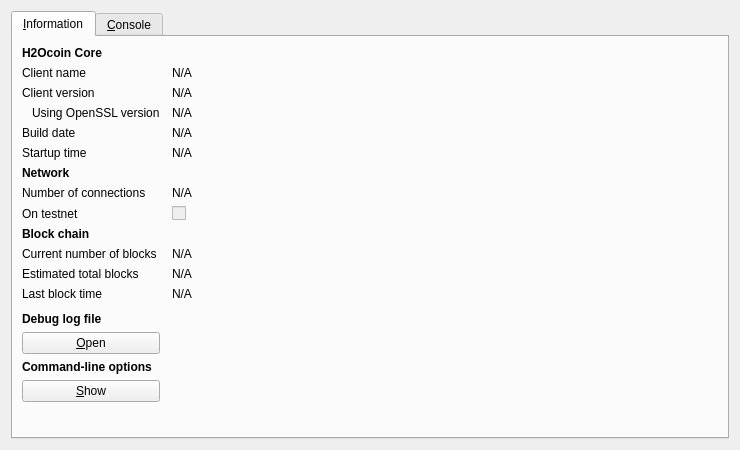
<?xml version="1.0" encoding="UTF-8"?>
<ui version="4.0">
 <class>RPCConsole</class>
 <widget class="QDialog" name="RPCConsole">
  <property name="geometry">
   <rect>
    <x>0</x>
    <y>0</y>
    <width>740</width>
    <height>450</height>
   </rect>
  </property>
  <property name="windowTitle">
   <string>H2Ocoin - Debug window</string>
  </property>
  <layout class="QVBoxLayout" name="verticalLayout_2">
   <item>
    <widget class="QTabWidget" name="tabWidget">
     <property name="currentIndex">
      <number>0</number>
     </property>
     <widget class="QWidget" name="tab_info">
      <attribute name="title">
       <string>&amp;Information</string>
      </attribute>
      <layout class="QGridLayout" name="gridLayout" columnstretch="0,1">
       <property name="horizontalSpacing">
        <number>12</number>
       </property>
       <item row="0" column="0">
        <widget class="QLabel" name="label_9">
         <property name="font">
          <font>
           <weight>75</weight>
           <bold>true</bold>
          </font>
         </property>
         <property name="text">
          <string>H2Ocoin Core</string>
         </property>
        </widget>
       </item>
       <item row="1" column="0">
        <widget class="QLabel" name="label_5">
         <property name="text">
          <string>Client name</string>
         </property>
        </widget>
       </item>
       <item row="1" column="1">
        <widget class="QLabel" name="clientName">
         <property name="cursor">
          <cursorShape>IBeamCursor</cursorShape>
         </property>
         <property name="text">
          <string>N/A</string>
         </property>
         <property name="textFormat">
          <enum>Qt::PlainText</enum>
         </property>
         <property name="textInteractionFlags">
          <set>Qt::LinksAccessibleByMouse|Qt::TextSelectableByKeyboard|Qt::TextSelectableByMouse</set>
         </property>
        </widget>
       </item>
       <item row="2" column="0">
        <widget class="QLabel" name="label_6">
         <property name="text">
          <string>Client version</string>
         </property>
        </widget>
       </item>
       <item row="2" column="1">
        <widget class="QLabel" name="clientVersion">
         <property name="cursor">
          <cursorShape>IBeamCursor</cursorShape>
         </property>
         <property name="text">
          <string>N/A</string>
         </property>
         <property name="textFormat">
          <enum>Qt::PlainText</enum>
         </property>
         <property name="textInteractionFlags">
          <set>Qt::LinksAccessibleByMouse|Qt::TextSelectableByKeyboard|Qt::TextSelectableByMouse</set>
         </property>
        </widget>
       </item>
       <item row="3" column="0">
        <widget class="QLabel" name="label_14">
         <property name="text">
          <string>Using OpenSSL version</string>
         </property>
         <property name="indent">
          <number>10</number>
         </property>
        </widget>
       </item>
       <item row="3" column="1">
        <widget class="QLabel" name="openSSLVersion">
         <property name="cursor">
          <cursorShape>IBeamCursor</cursorShape>
         </property>
         <property name="text">
          <string>N/A</string>
         </property>
         <property name="textFormat">
          <enum>Qt::PlainText</enum>
         </property>
         <property name="textInteractionFlags">
          <set>Qt::LinksAccessibleByMouse|Qt::TextSelectableByKeyboard|Qt::TextSelectableByMouse</set>
         </property>
        </widget>
       </item>
       <item row="4" column="0">
        <widget class="QLabel" name="label_12">
         <property name="text">
          <string>Build date</string>
         </property>
        </widget>
       </item>
       <item row="4" column="1">
        <widget class="QLabel" name="buildDate">
         <property name="cursor">
          <cursorShape>IBeamCursor</cursorShape>
         </property>
         <property name="text">
          <string>N/A</string>
         </property>
         <property name="textFormat">
          <enum>Qt::PlainText</enum>
         </property>
         <property name="textInteractionFlags">
          <set>Qt::LinksAccessibleByMouse|Qt::TextSelectableByKeyboard|Qt::TextSelectableByMouse</set>
         </property>
        </widget>
       </item>
       <item row="5" column="0">
        <widget class="QLabel" name="label_13">
         <property name="text">
          <string>Startup time</string>
         </property>
        </widget>
       </item>
       <item row="5" column="1">
        <widget class="QLabel" name="startupTime">
         <property name="cursor">
          <cursorShape>IBeamCursor</cursorShape>
         </property>
         <property name="text">
          <string>N/A</string>
         </property>
         <property name="textFormat">
          <enum>Qt::PlainText</enum>
         </property>
         <property name="textInteractionFlags">
          <set>Qt::LinksAccessibleByMouse|Qt::TextSelectableByKeyboard|Qt::TextSelectableByMouse</set>
         </property>
        </widget>
       </item>
       <item row="6" column="0">
        <widget class="QLabel" name="label_11">
         <property name="font">
          <font>
           <weight>75</weight>
           <bold>true</bold>
          </font>
         </property>
         <property name="text">
          <string>Network</string>
         </property>
        </widget>
       </item>
       <item row="7" column="0">
        <widget class="QLabel" name="label_7">
         <property name="text">
          <string>Number of connections</string>
         </property>
        </widget>
       </item>
       <item row="7" column="1">
        <widget class="QLabel" name="numberOfConnections">
         <property name="cursor">
          <cursorShape>IBeamCursor</cursorShape>
         </property>
         <property name="text">
          <string>N/A</string>
         </property>
         <property name="textFormat">
          <enum>Qt::PlainText</enum>
         </property>
         <property name="textInteractionFlags">
          <set>Qt::LinksAccessibleByMouse|Qt::TextSelectableByKeyboard|Qt::TextSelectableByMouse</set>
         </property>
        </widget>
       </item>
       <item row="8" column="0">
        <widget class="QLabel" name="label_8">
         <property name="text">
          <string>On testnet</string>
         </property>
        </widget>
       </item>
       <item row="8" column="1">
        <widget class="QCheckBox" name="isTestNet">
         <property name="enabled">
          <bool>false</bool>
         </property>
         <property name="text">
          <string/>
         </property>
        </widget>
       </item>
       <item row="9" column="0">
        <widget class="QLabel" name="label_10">
         <property name="font">
          <font>
           <weight>75</weight>
           <bold>true</bold>
          </font>
         </property>
         <property name="text">
          <string>Block chain</string>
         </property>
        </widget>
       </item>
       <item row="10" column="0">
        <widget class="QLabel" name="label_3">
         <property name="text">
          <string>Current number of blocks</string>
         </property>
        </widget>
       </item>
       <item row="10" column="1">
        <widget class="QLabel" name="numberOfBlocks">
         <property name="cursor">
          <cursorShape>IBeamCursor</cursorShape>
         </property>
         <property name="text">
          <string>N/A</string>
         </property>
         <property name="textFormat">
          <enum>Qt::PlainText</enum>
         </property>
         <property name="textInteractionFlags">
          <set>Qt::LinksAccessibleByMouse|Qt::TextSelectableByKeyboard|Qt::TextSelectableByMouse</set>
         </property>
        </widget>
       </item>
       <item row="11" column="0">
        <widget class="QLabel" name="label_4">
         <property name="text">
          <string>Estimated total blocks</string>
         </property>
        </widget>
       </item>
       <item row="11" column="1">
        <widget class="QLabel" name="totalBlocks">
         <property name="cursor">
          <cursorShape>IBeamCursor</cursorShape>
         </property>
         <property name="text">
          <string>N/A</string>
         </property>
         <property name="textFormat">
          <enum>Qt::PlainText</enum>
         </property>
         <property name="textInteractionFlags">
          <set>Qt::LinksAccessibleByMouse|Qt::TextSelectableByKeyboard|Qt::TextSelectableByMouse</set>
         </property>
        </widget>
       </item>
       <item row="12" column="0">
        <widget class="QLabel" name="label_2">
         <property name="text">
          <string>Last block time</string>
         </property>
        </widget>
       </item>
       <item row="12" column="1">
        <widget class="QLabel" name="lastBlockTime">
         <property name="cursor">
          <cursorShape>IBeamCursor</cursorShape>
         </property>
         <property name="text">
          <string>N/A</string>
         </property>
         <property name="textFormat">
          <enum>Qt::PlainText</enum>
         </property>
         <property name="textInteractionFlags">
          <set>Qt::LinksAccessibleByMouse|Qt::TextSelectableByKeyboard|Qt::TextSelectableByMouse</set>
         </property>
        </widget>
       </item>
       <item row="13" column="0">
        <spacer name="verticalSpacer_2">
         <property name="orientation">
          <enum>Qt::Vertical</enum>
         </property>
         <property name="sizeHint" stdset="0">
          <size>
           <width>20</width>
           <height>20</height>
          </size>
         </property>
        </spacer>
       </item>
       <item row="14" column="0">
        <widget class="QLabel" name="labelDebugLogfile">
         <property name="font">
          <font>
           <weight>75</weight>
           <bold>true</bold>
          </font>
         </property>
         <property name="text">
          <string>Debug log file</string>
         </property>
        </widget>
       </item>
       <item row="15" column="0">
        <widget class="QPushButton" name="openDebugLogfileButton">
         <property name="toolTip">
          <string>Open the H2Ocoin debug log file from the current data directory. This can take a few seconds for large log files.</string>
         </property>
         <property name="text">
          <string>&amp;Open</string>
         </property>
         <property name="autoDefault">
          <bool>false</bool>
         </property>
        </widget>
       </item>
       <item row="16" column="0">
        <widget class="QLabel" name="labelCLOptions">
         <property name="font">
          <font>
           <weight>75</weight>
           <bold>true</bold>
          </font>
         </property>
         <property name="text">
          <string>Command-line options</string>
         </property>
        </widget>
       </item>
       <item row="17" column="0">
        <widget class="QPushButton" name="showCLOptionsButton">
         <property name="toolTip">
          <string>Show the H2Ocoin-Qt help message to get a list with possible H2Ocoin command-line options.</string>
         </property>
         <property name="text">
          <string>&amp;Show</string>
         </property>
         <property name="autoDefault">
          <bool>false</bool>
         </property>
        </widget>
       </item>
       <item row="18" column="0">
        <spacer name="verticalSpacer">
         <property name="orientation">
          <enum>Qt::Vertical</enum>
         </property>
         <property name="sizeHint" stdset="0">
          <size>
           <width>20</width>
           <height>40</height>
          </size>
         </property>
        </spacer>
       </item>
      </layout>
     </widget>
     <widget class="QWidget" name="tab_console">
      <attribute name="title">
       <string>&amp;Console</string>
      </attribute>
      <layout class="QVBoxLayout" name="verticalLayout_3">
       <property name="spacing">
        <number>3</number>
       </property>
       <item>
        <widget class="QTextEdit" name="messagesWidget">
         <property name="minimumSize">
          <size>
           <width>0</width>
           <height>100</height>
          </size>
         </property>
         <property name="readOnly">
          <bool>true</bool>
         </property>
         <property name="tabKeyNavigation" stdset="0">
          <bool>false</bool>
         </property>
         <property name="columnCount" stdset="0">
          <number>2</number>
         </property>
        </widget>
       </item>
       <item>
        <layout class="QHBoxLayout" name="horizontalLayout">
         <property name="spacing">
          <number>3</number>
         </property>
         <item>
          <widget class="QLabel" name="label">
           <property name="text">
            <string notr="true">&gt;</string>
           </property>
          </widget>
         </item>
         <item>
          <widget class="QLineEdit" name="lineEdit"/>
         </item>
         <item>
          <widget class="QPushButton" name="clearButton">
           <property name="maximumSize">
            <size>
             <width>24</width>
             <height>24</height>
            </size>
           </property>
           <property name="toolTip">
            <string>Clear console</string>
           </property>
           <property name="text">
            <string/>
           </property>
           <property name="icon">
            <iconset resource="../bitcoin.qrc">
             <normaloff>:/icons/remove</normaloff>:/icons/remove</iconset>
           </property>
           <property name="shortcut">
            <string notr="true">Ctrl+L</string>
           </property>
           <property name="autoDefault">
            <bool>false</bool>
           </property>
          </widget>
         </item>
        </layout>
       </item>
      </layout>
     </widget>
    </widget>
   </item>
  </layout>
 </widget>
 <resources>
  <include location="../bitcoin.qrc"/>
 </resources>
 <connections/>
</ui>
